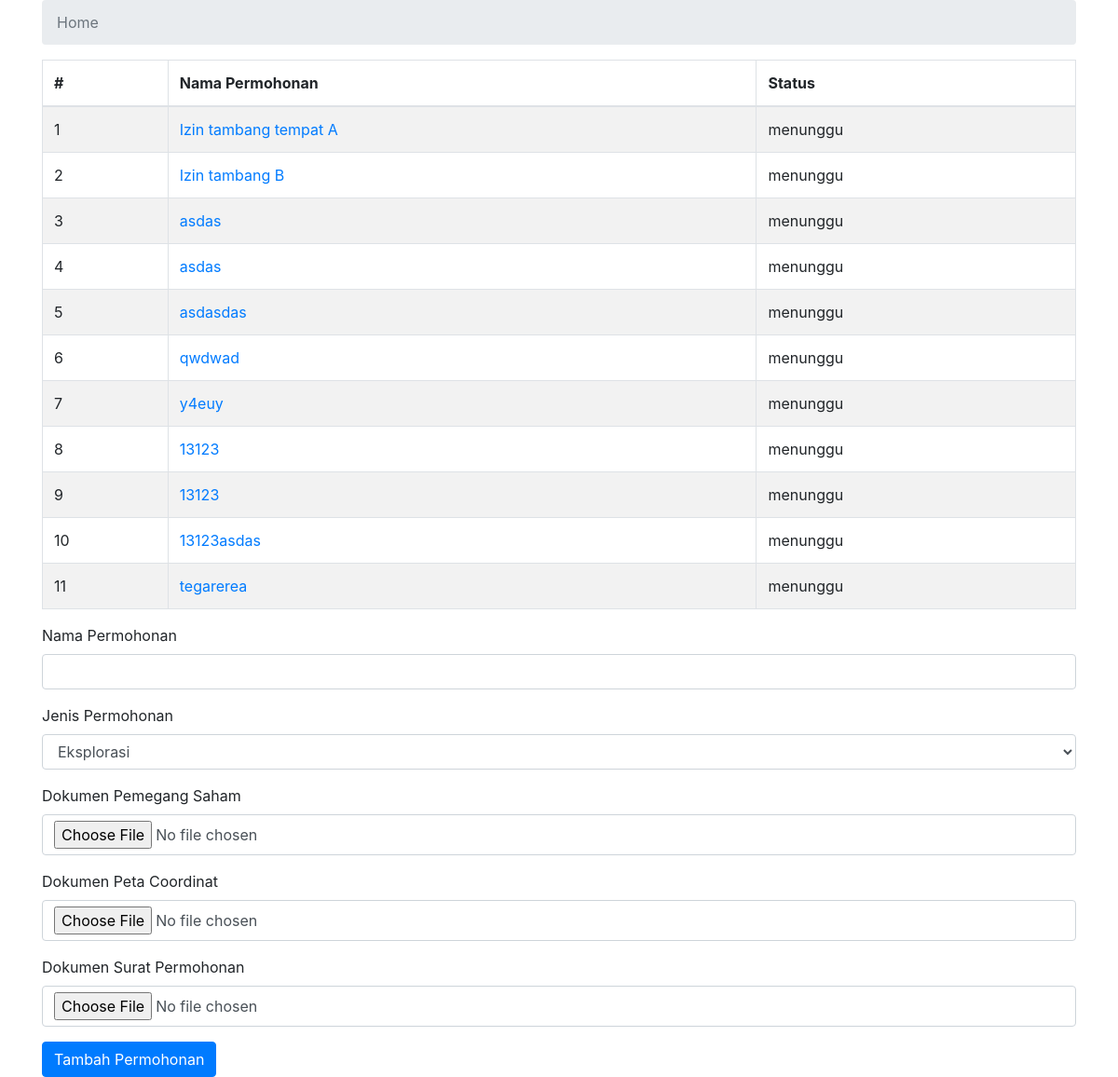
The app's page /index.php (signed in), older data.
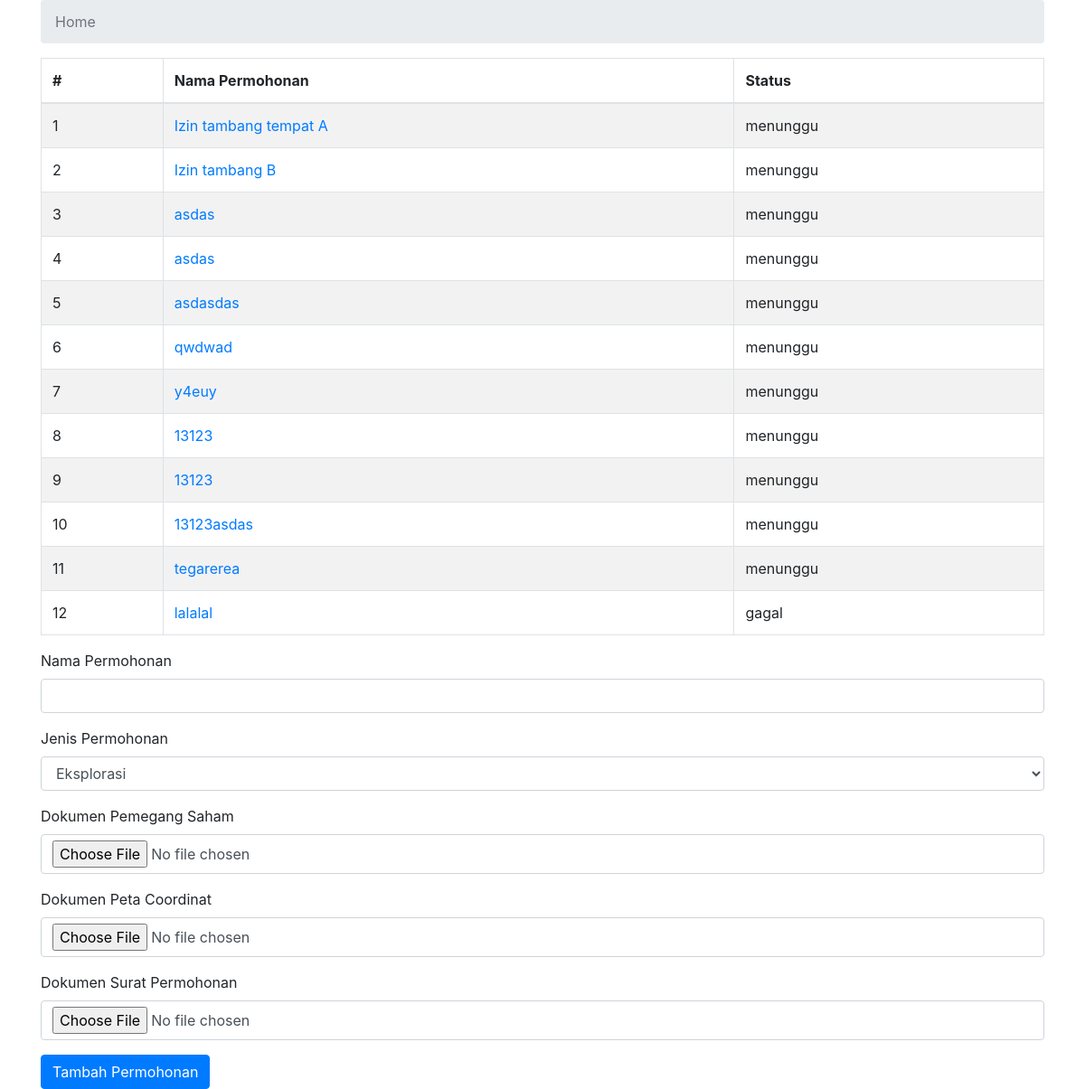
The same page, newer data.
### tables this page shows
CREATE TABLE `permohonan` (
  `permohonan_id` int(11) NOT NULL,
  `nama_permohonan` varchar(75) NOT NULL,
  `username` varchar(25) NOT NULL,
  `status_permohonan` tinyint(1) NOT NULL DEFAULT '0',
  `tanggal_terbit` date DEFAULT NULL,
  `jenis_permohonan` enum('eksplorasi','produksi') NOT NULL,
  `alasan` text
);

### index.php (the view, shortened to what this page needs)
<?php
    require_once('database.php');
?>
<!DOCTYPE html>
<html>
<head>
  <link rel="stylesheet" href="https://maxcdn.bootstrapcdn.com/bootstrap/4.0.0/css/bootstrap.min.css">
</head>
<body>
  <div class="container">
    <nav aria-label="breadcrumb">
        <ol class="breadcrumb">
            <li class="breadcrumb-item active" aria-current="page">Home</li>
        </ol>
    </nav>
    <table class="table table-bordered table-striped table-hover">
        <thead>
            <th>#</th>
            <th>Nama Permohonan</th>
            <th>Status</th>
        </thead>
        <tbody>
            <?php
                $query = "SELECT permohonan_id, nama_permohonan, status_permohonan FROM permohonan";
                if ($_SESSION["role"] === "user"){
                    $query .= " WHERE username = ?";
                    $stmt = mysqli_prepare($con,$query);
                    $stmt->bind_param("s",$_SESSION["username"]);
                }else{
                    $stmt = mysqli_prepare($con,$query);
                }
                $stmt->execute();
                $result = $stmt->get_result()->fetch_all(MYSQLI_ASSOC);
                $i = 1;
                array_map(function($value) use (&$i){
                    $permohonan_id = $value['permohonan_id'];
                    $show = "<tr>
                        <td>".$i++."</td>
                        <td><a href='permohonan.php?id=$permohonan_id'>".$value['nama_permohonan']."</a></td>
                        ";
                    if($value["status_permohonan"] == 0){
                        $status = "menunggu";
                    }else if ($value["status_permohonan"] == 1){
                        $status = "berhasil";
                    }else{
                        $status = "gagal";
                    }
                    if($_SESSION["role"] == "admin" && $value["status_permohonan"] == 0){
                        $show .= "<td>
                                <a href='admin/setuju.php?id=$permohonan_id&status=1' class='btn btn-primary'>Setuju</a>
                                <a href='admin/gagal.php?id=$permohonan_id' class='btn btn-danger'>Tidak Setuju</a>
                            </td>";
                    } else{
                        $show .= "<td>
                            $status
                        </td>";
                    }
                    $show .= "</tr>";
                    echo $show;
                },$result);
            ?>
        </tbody>
    </table>
    <?php
        if($_SESSION["role"] == "user"){
    ?>
    <form action="ajukan_permohonan.php" method="POST" enctype="multipart/form-data">
        <div class="form-group">
            <label for="namapermohonanInput">Nama Permohonan</label>
            <input type="text" required class="form-control" name="permohonan" id="namapermohonanInput"/>
        </div>
        <div class="form-group">
            <label for="jenispermohonanInput">Jenis Permohonan</label>
            <select name="jenis_permohonan" id="jenispermohonanInput" class="form-control">
                <option value="eksplorasi">Eksplorasi</option>
            </select>
        </div>
        <?php
            $stmt = mysqli_prepare($con,"SELECT jenis_file FROM jenis_file");
            $stmt->execute();
            $result = $stmt->get_result()->fetch_all(MYSQLI_ASSOC);
            array_map(function($value){
                $id_file = $value['jenis_file'];
                $nama_file = ucwords(str_replace('_',' ',$id_file));
                echo '<div class="form-group">
                    <label for="'.$id_file.'Input">Dokumen '.$nama_file.'</label>
                    <input type="file" accept="application/pdf,application/vnd.openxmlformats-officedocument.wordprocessingml.document,application/msword" required class="form-control" name="'.$id_file.'" id="'.$id_file.'Input"/>
                </div>';
            },$result);
        ?>
        <button type="submit" class="btn btn-primary">Tambah Permohonan</button>
    </form>
    <?php
        }
    ?>
  </div>
</body>
</html>

Row changes from the older to the newer data that the page shows:
added permohonan: nama_permohonan "lalalal", status_permohonan "gagal"
Text that changed along with them:
$i++: "1 2 3 4 5 6 7 8 9 10 11" → "1 2 3 4 5 6 7 8 9 10 11 12"
